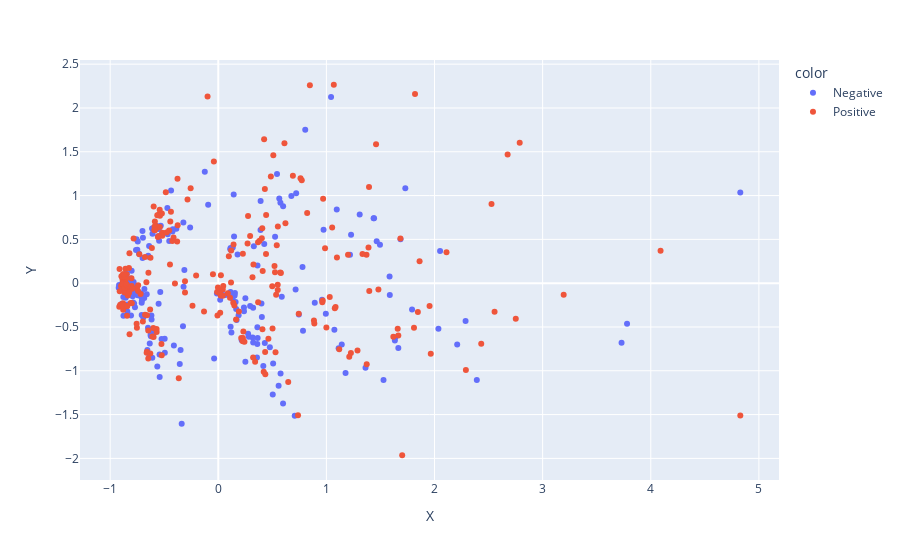

The notebook cell this image was saved under:
### Code cell
import plotly.express as px
fig = px.scatter(df_sample_reduced, x="X", y="Y", color=df_sample['sentiment_name'])
fig.show()

### Figure 1 — Plotly figure (JSON) as saved in the notebook; plotly's stock layout.template omitted (floating-point values rounded to 4 significant figures; data arrays with more than 128 entries replaced by an {"elided": "..."} marker saying what was removed)
{"data": [{"hovertemplate": "color=Negative<br>X=%{x}<br>Y=%{y}<extra></extra>", "legendgroup": "Negative", "marker": {"color": "#636efa", "symbol": "circle"}, "mode": "markers", "name": "Negative", "orientation": "v", "showlegend": true, "type": "scatter", "x": {"elided": "248 float values"}, "xaxis": "x", "y": {"elided": "248 float values"}, "yaxis": "y"}, {"hovertemplate": "color=Positive<br>X=%{x}<br>Y=%{y}<extra></extra>", "legendgroup": "Positive", "marker": {"color": "#EF553B", "symbol": "circle"}, "mode": "markers", "name": "Positive", "orientation": "v", "showlegend": true, "type": "scatter", "x": {"elided": "252 float values"}, "xaxis": "x", "y": {"elided": "252 float values"}, "yaxis": "y"}], "layout": {"legend": {"title": {"text": "color"}, "tracegroupgap": 0}, "margin": {"t": 60}, "xaxis": {"anchor": "y", "domain": [0, 1], "title": {"text": "X"}}, "yaxis": {"anchor": "x", "domain": [0, 1], "title": {"text": "Y"}}}}
